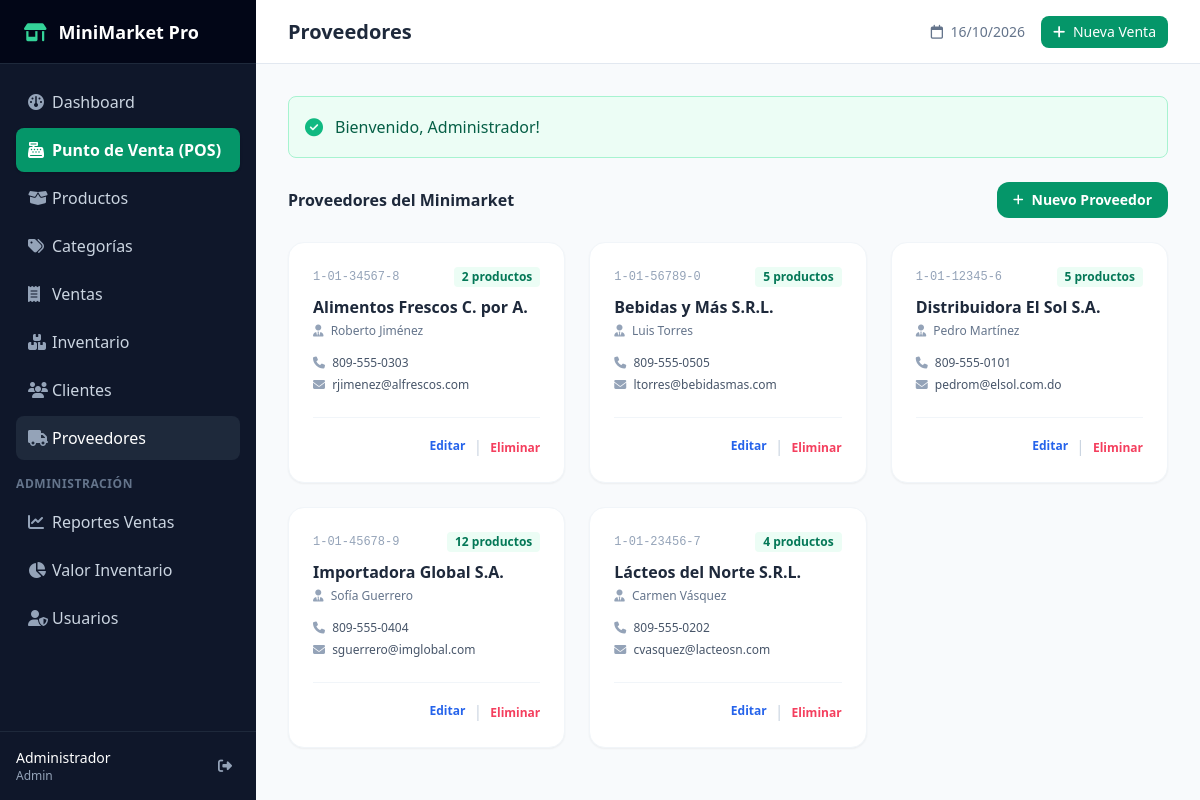
Screenshot of /suppliers (signed in) with the database file from the repository.
### tables this page shows
CREATE TABLE `suppliers` (
  `id`           INT UNSIGNED NOT NULL AUTO_INCREMENT,
  `name`         VARCHAR(150) NOT NULL,
  `contact_name` VARCHAR(100),
  `phone`        VARCHAR(20),
  `email`        VARCHAR(150),
  `address`      TEXT,
  `rnc`          VARCHAR(20) COMMENT 'RNC o NIT del proveedor',
  `is_active`    TINYINT(1) NOT NULL DEFAULT 1,
  `created_at`   TIMESTAMP NOT NULL DEFAULT CURRENT_TIMESTAMP,
  `updated_at`   TIMESTAMP NOT NULL DEFAULT CURRENT_TIMESTAMP ON UPDATE CURRENT_TIMESTAMP,
  PRIMARY KEY (`id`),
  INDEX `idx_name` (`name`)
);

### app/Core/Controller.php (called while the page is built, shortened)
<?php
abstract class Controller
{
    protected function render(string $view, array $data = []): void
    {
        extract($data);
        $viewPath = APP_PATH . '/Views/' . str_replace('.', '/', $view) . '.php';
        require $viewPath;
    }
}

### app/Controllers/SupplierController.php (called while the page is built, shortened)
<?php
class SupplierController extends Controller
{
    private Database $db;
    public function __construct() { $this->db = Database::getInstance(); }
    public function index(array $params = []): void
    {
        $suppliers = $this->db->query(
            "SELECT s.*, COUNT(p.id) as product_count
             FROM suppliers s LEFT JOIN products p ON s.id = p.supplier_id AND p.is_active=1
             WHERE s.is_active = 1 GROUP BY s.id ORDER BY s.name"
        );
        $this->render('suppliers.index', ['title' => 'Proveedores', 'suppliers' => $suppliers]);
    }
}

### public/index.php (called while the page is built, shortened)
<?php
spl_autoload_register(function ($class) {
    $prefix = 'App\\';
    $base_dir = APP_PATH . '/';
    $len = strlen($prefix);
    $relative_class = substr($class, $len);
    $file = $base_dir . str_replace('\\', '/', $relative_class) . '.php';
});
$router = new Router();
$router->get('/', 'DashboardController', 'index');
$router->get('/login', 'AuthController', 'showLogin');
$router->post('/login', 'AuthController', 'login');
$router->get('/logout', 'AuthController', 'logout');
$router->get('/dashboard', 'DashboardController', 'index');
$router->get('/products', 'ProductController', 'index');
$router->get('/products/create', 'ProductController', 'create');
$router->post('/products', 'ProductController', 'store');
$router->get('/products/{id}', 'ProductController', 'show');
$router->get('/products/{id}/edit', 'ProductController', 'edit');
$router->post('/products/{id}/update', 'ProductController', 'update');
$router->post('/products/{id}/delete', 'ProductController', 'delete');
$router->get('/products/search', 'ProductController', 'search');
$router->get('/pos', 'SaleController', 'pos');
$router->post('/pos/store', 'SaleController', 'store');
$router->get('/sales', 'SaleController', 'index');
$router->get('/sales/{id}', 'SaleController', 'show');
$router->post('/sales/{id}/cancel', 'SaleController', 'cancel');
$router->get('/inventory', 'InventoryController', 'index');
$router->get('/inventory/adjust', 'InventoryController', 'adjust');
$router->post('/inventory/adjust', 'InventoryController', 'storeAdjust');
$router->get('/categories', 'CategoryController', 'index');
$router->post('/categories', 'CategoryController', 'store');
$router->post('/categories/{id}/delete', 'CategoryController', 'delete');
$router->get('/suppliers', 'SupplierController', 'index');
$router->get('/suppliers/create', 'SupplierController', 'create');
$router->post('/suppliers', 'SupplierController', 'store');
$router->get('/suppliers/{id}/edit', 'SupplierController', 'edit');
$router->post('/suppliers/{id}/update', 'SupplierController', 'update');
$router->post('/suppliers/{id}/delete', 'SupplierController', 'delete');
$router->get('/customers', 'CustomerController', 'index');
$router->post('/customers', 'CustomerController', 'store');
$router->post('/customers/{id}/update', 'CustomerController', 'update');
$router->post('/customers/{id}/delete', 'CustomerController', 'delete');
$router->get('/users', 'UserController', 'index');
$router->get('/users/create', 'UserController', 'create');
$router->post('/users', 'UserController', 'store');
$router->post('/users/{id}/toggle', 'UserController', 'toggleActive');
$router->post('/users/{id}/reset-password', 'UserController', 'resetPassword');
$router->get('/reports/sales', 'ReportController', 'sales');
$router->get('/reports/inventory', 'ReportController', 'inventory');
$method = $_SERVER['REQUEST_METHOD'] ?? 'GET';
$uri = $_SERVER['REQUEST_URI'] ?? '/';
$router->dispatch($method, $uri);

### app/Core/Auth.php (called while the page is built, shortened)
<?php
final class Auth
{
    public static function role(): ?string
    {
        return $_SESSION['user_role'] ?? null;
    }
    public static function isAdmin(): bool
    {
        return self::role() === 'admin';
    }
}

### app/Core/Database.php (called while the page is built, shortened)
<?php
final class Database
{
    private PDO $pdo;
    private function __construct()
    {
        $host    = $_ENV['DB_HOST']     ?? 'localhost';
        $port    = $_ENV['DB_PORT']     ?? '3306';
        $dbname  = $_ENV['DB_NAME']     ?? 'minimarket_db';
        $user    = $_ENV['DB_USER']     ?? 'root';
        $pass    = $_ENV['DB_PASSWORD'] ?? '';
        $charset = 'utf8mb4';
        $dsn = "mysql:host={$host};port={$port};dbname={$dbname};charset={$charset}";
        $options = [
            PDO::ATTR_ERRMODE            => PDO::ERRMODE_EXCEPTION,
            PDO::ATTR_DEFAULT_FETCH_MODE => PDO::FETCH_ASSOC,
            PDO::ATTR_EMULATE_PREPARES   => false,
            PDO::MYSQL_ATTR_INIT_COMMAND => "SET NAMES utf8mb4 COLLATE utf8mb4_unicode_ci",
        ];
        try {
            $this->pdo = new PDO($dsn, $user, $pass, $options);
        } catch (PDOException $e) {
            error_log('DB Connection failed: ' . $e->getMessage());
            throw new RuntimeException('No se pudo conectar a la base de datos.', 0, $e);
        }
    }
    public function query(string $sql, array $params = []): array
    {
        $stmt = $this->pdo->prepare($sql);
        $stmt->execute($params);
        return $stmt->fetchAll();
    }
}

### app/Views/suppliers/index.php (the view, shortened to what this page needs)
<div class="space-y-6">
    <div class="flex items-center justify-between">
        <h2 class="text-base font-bold text-slate-800">Proveedores del Minimarket</h2>
        <?php if (Auth::isAdmin()): ?>
            <a href="/suppliers/create" class="bg-emerald-600 hover:bg-emerald-500 text-white px-4 py-2 rounded-xl text-sm font-semibold transition flex items-center space-x-2">
                <i class="fa-solid fa-plus text-xs"></i>
                <span>Nuevo Proveedor</span>
            </a>
        <?php endif; ?>
    </div>
    <div class="grid grid-cols-1 md:grid-cols-2 lg:grid-cols-3 gap-6">
        <?php if (empty($suppliers)): ?>
            <div class="col-span-full py-12 text-center text-slate-400">No hay proveedores registrados.</div>
        <?php else: ?>
            <?php foreach ($suppliers as $s): ?>
                <div class="bg-white rounded-2xl border border-slate-100 shadow-sm p-6 flex flex-col justify-between">
                    <div>
                        <div class="flex items-center justify-between mb-2">
                            <span class="text-xs font-mono text-slate-400"><?= htmlspecialchars($s['rnc'] ?? 'Sin RNC') ?></span>
                            <span class="px-2 py-0.5 rounded text-xs font-semibold bg-emerald-50 text-emerald-700">
                                <?= (int)$s['product_count'] ?> productos
                            </span>
                        </div>
                        <h3 class="font-bold text-slate-800 text-base"><?= htmlspecialchars($s['name']) ?></h3>
                        <p class="text-xs text-slate-500 mt-1"><i class="fa-solid fa-user-tie mr-1 text-slate-400"></i> <?= htmlspecialchars($s['contact_name'] ?? 'Contacto no asignado') ?></p>
                        <div class="mt-4 space-y-1.5 text-xs text-slate-600">
                            <?php if ($s['phone']): ?>
                                <div><i class="fa-solid fa-phone w-4 text-slate-400"></i> <?= htmlspecialchars($s['phone']) ?></div>
                            <?php endif; ?>
                            <?php if ($s['email']): ?>
                                <div><i class="fa-solid fa-envelope w-4 text-slate-400"></i> <?= htmlspecialchars($s['email']) ?></div>
                            <?php endif; ?>
                        </div>
                    </div>
                    <?php if (Auth::isAdmin()): ?>
                        <div class="mt-6 pt-4 border-t border-slate-100 flex items-center justify-end space-x-2">
                            <a href="/suppliers/<?= $s['id'] ?>/edit" class="text-xs font-semibold text-blue-600 hover:text-blue-800">Editar</a>
                            <span class="text-slate-300">|</span>
                            <form action="/suppliers/<?= $s['id'] ?>/delete" method="POST" class="inline" onsubmit="return confirm('¿Eliminar proveedor?')">
                                <button type="submit" class="text-xs font-semibold text-rose-500 hover:text-rose-700">Eliminar</button>
                            </form>
                        </div>
                    <?php endif; ?>
                </div>
            <?php endforeach; ?>
        <?php endif; ?>
    </div>
</div>

### rows the page displays
suppliers: rnc "1-01-34567-8", product_count "2", name "Alimentos Frescos C. por A.", contact_name "Roberto Jiménez", phone "809-555-0303", email "rjimenez@alfrescos.com"
suppliers: rnc "1-01-56789-0", product_count "5", name "Bebidas y Más S.R.L.", contact_name "Luis Torres", phone "809-555-0505", email "ltorres@bebidasmas.com"
suppliers: rnc "1-01-12345-6", product_count "5", name "Distribuidora El Sol S.A.", contact_name "Pedro Martínez", phone "809-555-0101", email "pedrom@elsol.com.do"
suppliers: rnc "1-01-45678-9", product_count "12", name "Importadora Global S.A.", contact_name "Sofía Guerrero", phone "809-555-0404", email "sguerrero@imglobal.com"
suppliers: rnc "1-01-23456-7", product_count "4", name "Lácteos del Norte S.R.L.", contact_name "Carmen Vásquez", phone "809-555-0202", email "cvasquez@lacteosn.com"

### other values shown
$user['name'] "Administrador"
$user['role'] "Admin"
$title "Proveedores"
$flashSuccess "Bienvenido, Administrador!"
